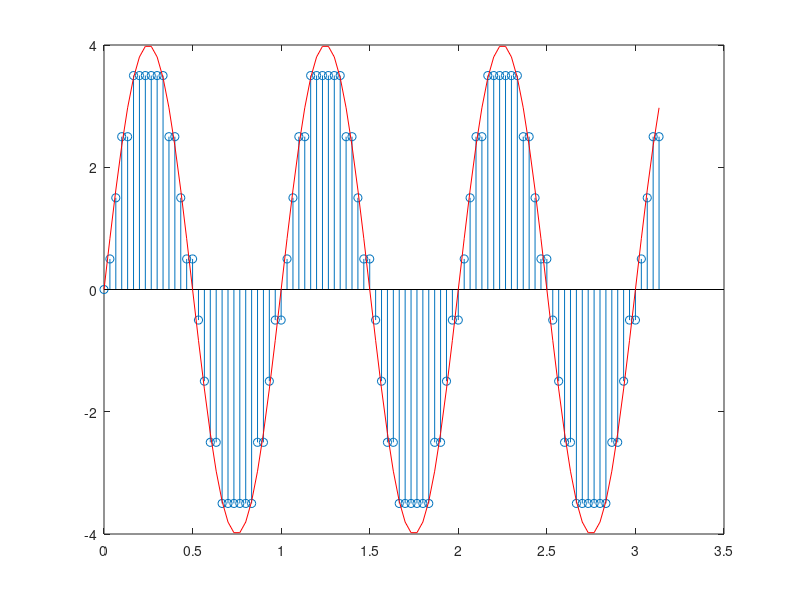

Write MATLAB code to recreate this figure.
Am=4;
bit=3;
f=1;
fs=30;
t=0:1/fs:1*pi;
y=Am*sin(2*pi*f*t);   
Nsamples=length(y); 
quantised_out=zeros(1,Nsamples);
del=2*Am/(2^bit);  
Llow=-Am+del/2;
Lhigh=Am-del/2;
for i=Llow:del:Lhigh   
   for j=1:Nsamples 
       if(((i-del/2)<y(j))&&(y(j)<(i+del/2)))
           quantised_out(j)=i;
       end
   end
end
stem(t,quantised_out);
hold on;
plot(t,y,'color','r');